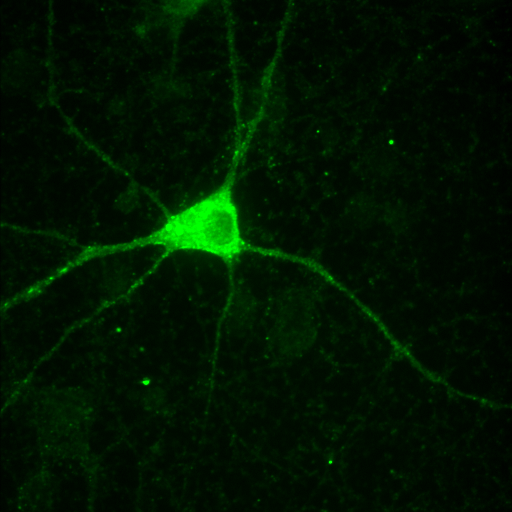
#> input picture _static/code/python/scripts/neuron.tif, 512 x 512 px
$ python iterative_thresholding.py
#> lines starting #> are read from the running program, lines starting #| are printed output that depends on the picture; after the words box and inside, x2 and y2 are one past the last pixel; in counts of white or black regions, pixels touching at a corner belong together
from skimage.io import imread
import matplotlib.pyplot as plt
from pathlib import Path


def iterative_threshold(img, t):
    """Implements iterative thresholding.

    @param img: Image to be segmented (numpy array)
    @param t  : Initial threshold (float)

    @return Tuple of black-and-white image and final threshold value.
    """

    # Make sure the initial threshold t does not give empty sets
    mx = img.max()
    mn = img.min()

    if t >= mx or t < mn:
        t = (mn + mx) / 2
        print(f"The initial threshold was outside the dynamic "
              "range of the image and was reset to {t}.")

    # This is the actual algorithm
    tlast = t + 1.0

    while abs(t - tlast) > 0.05:

        # Get the two subsets
        G1 = img[img > t]
        G2 = img[img <= t]

        # Calculate the means
        m1 = G1.mean()
        m2 = G2.mean()

        # Calculate the new threshold (but first store last value)
        tlast = t
        t = (m1 + m2) / 2

    # Segment with the calculated threshold
    BW = img > t

    # Return black-and-white mask and last value of t
    return BW, t


if __name__ == "__main__":

    # Little trick to build the proper path
    p = Path(__file__).parent / "neuron.tif"

    # Read the example image
    img = imread(p)
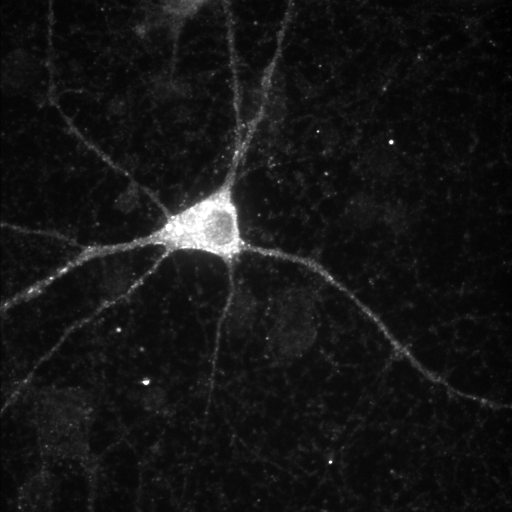
#> img: shape (512, 512); min 0, max 255, mean 21.2

    # Our initial t is set to 128; try other values!
    BW, t = iterative_threshold(img, 128)
#> in iterative_threshold, `mx = img.max()`: mx = 255
#> in iterative_threshold, `mn = img.min()`: mn = 0
#> the loop in iterative_threshold, `while abs(t - tlast) > 0.05:` made 5 passes
#> (m1, m2, tlast, t) on passes 2 to 5: (199.4, 18.19, 112.6, 108.8), (197, 18.15, 108.8, 107.6), (196.1, 18.13, 107.6, 107.1), (196.1, 18.13, 107.1, 107.1)
#> (m1, m2, t) on pass 1: (206.8, 18.34, 112.6)
#> in iterative_threshold, `BW = img > t`:
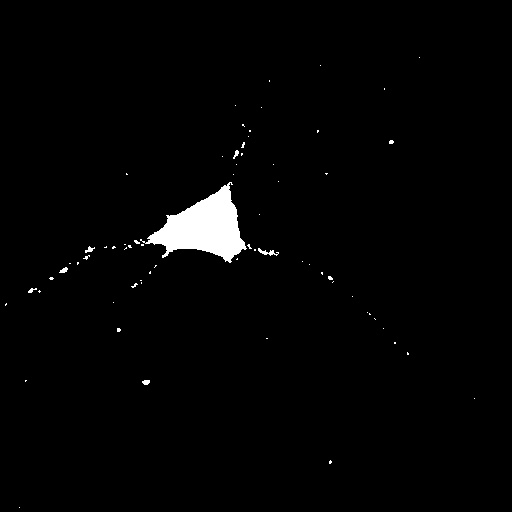
#> BW: shape (512, 512) bool; 1.7% white; 68 white regions (61 under 20 px), largest, box (x1, y1, x2, y2) and area: (140, 182, 247, 263) 4013, (258, 248, 279, 256) 67, (85, 246, 95, 253) 34
#> t = 107.1

    # Show image and black-and-white mask
    fig, (ax1, ax2) = plt.subplots(1, 2)
    ax1.imshow(img, cmap="gray")
    ax1.set_title("Original image")
    ax2.imshow(BW, cmap="gray")
    ax2.set_title("Black-and-white mask")
    plt.suptitle("Close to continue...")
    plt.show()
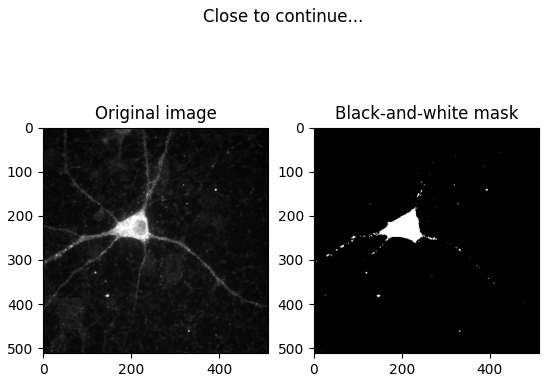
#> figure drawn by matplotlib, 2 panels
    print(f"The final threshold is t = {t}.")
#| The final threshold is t = 107.10019337480395.

$ run again, with _static/code/python/scripts/nuclei.tif copied over _static/code/python/scripts/neuron.tif
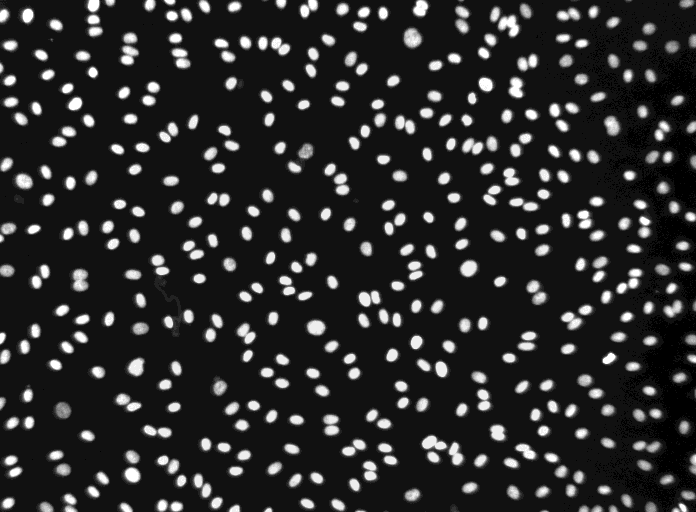
#> input picture _static/code/python/scripts/nuclei.tif, 696 x 512 px
#> img is the input picture: shape (512, 696) uint16; min 179, max 4095, mean 763.7
#> mx = 4095
#> mn = 179
#> in iterative_threshold, `t = (mn + mx) / 2`: t = 2137
#> in iterative_threshold, `tlast = t + 1.0`: tlast = 2138
#> the loop in iterative_threshold, `while abs(t - tlast) > 0.05:` made 6 passes
#> (m1, m2, tlast, t) on passes 1 to 6: (3326.8, 429, 2137, 1877.9), (3225.6, 411.8, 1877.9, 1818.7), (3203.2, 408.4, 1818.7, 1805.8), (3198.2, 407.6, 1805.8, 1802.9), (3197, 407.5, 1802.9, 1802.2), (3197, 407.5, 1802.2, 1802.2)
#> in iterative_threshold, `BW = img > t`:
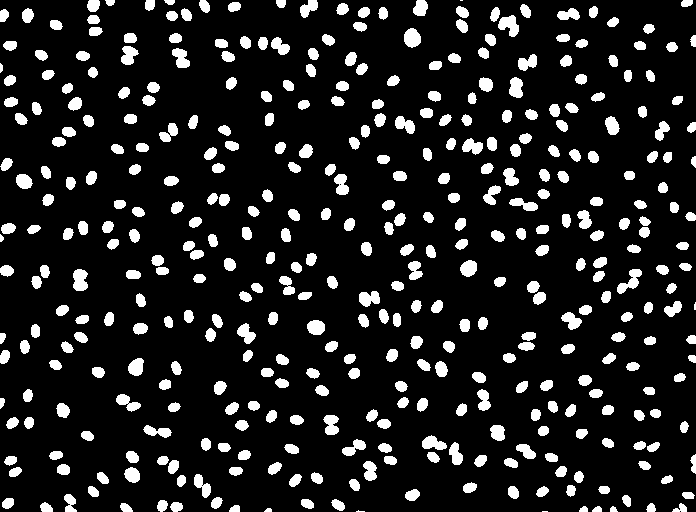
#> BW: shape (512, 696) bool; 12.8% white; 404 white regions (4 under 20 px), largest, box (x1, y1, x2, y2) and area: (498, 15, 519, 37) 286, (617, 269, 642, 294) 278, (73, 269, 88, 291) 270
#> `BW, t = iterative_threshold(img, 128)`: t = 1802.2
#> `plt.show()`:
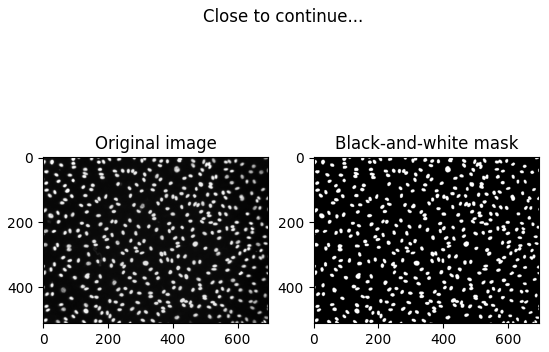
#> figure drawn by matplotlib, 2 panels
#| The final threshold is t = 1802.2256035591627.
